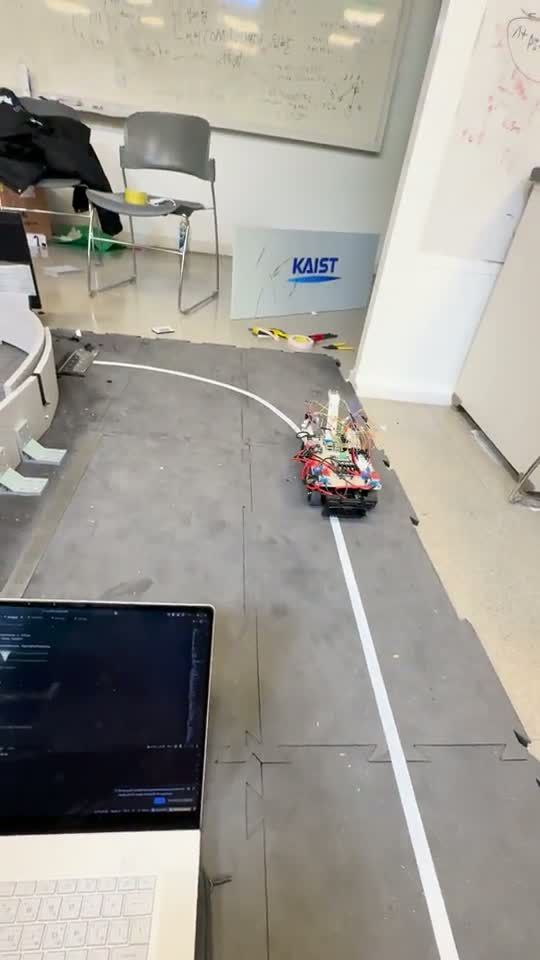
#> input picture assets/video/car-line-poster.jpg, 540 x 960 px
$ python -i derive.py   (imports and definitions only)
#> lines starting #> are read from the running program, lines starting #| are printed output that depends on the picture
"""Turn the curated originals into web assets.

    python3 tools/derive.py

Reads tools/manifest.json, writes assets/img, assets/video and assets/media.json.
Originals are never touched.

Why each step exists:
  * HEIC is 90 of the source files and browsers do not universally accept it.
  * AVIF and WebP cut a photo-led page from tens of megabytes to a couple.
  * Three widths + srcset means a phone never downloads a 1920px file.
  * Each entry carries the image averaged to one hex colour, so a slot is
    never an empty grey box while the real file loads, and nothing reflows.
  * iPhone clips are 10-bit HLG HDR. Browsers cannot decode High 10 profile
    H.264, so anything HDR is tone-mapped to 8-bit SDR bt709 or it plays black.
"""
import json, os, re, subprocess, sys

import cv2
import numpy as np

from PIL import Image, ImageOps
import pillow_heif
# [1 line not run here, left out]

ROOT   = os.path.dirname(os.path.dirname(os.path.abspath(__file__)))
SRC    = 'C:/Users/Belal/Desktop/pics'
IMGDIR = os.path.join(ROOT, 'assets', 'img')
VIDDIR = os.path.join(ROOT, 'assets', 'video')
FFMPEG = 'C:/Program Files/ShareX/ffmpeg.exe'
WIDTHS = (480, 960, 1920)
# Full-bleed images are laid out at 100vw. A 1440px window at 2x device
# pixel ratio asks for 2880px, so capping at 1920 visibly softens them.
BIG_WIDTHS = (480, 960, 1920, 2560)

# [2 lines not run here, left out]


_CASCADE = cv2.CascadeClassifier(
    cv2.data.haarcascades + 'haarcascade_frontalface_default.xml')


def focus(im):
    """Where object-fit:cover should keep in frame, as (x%, y%).

    Any slot narrower or shorter than the photo crops it, and the default
    centre crop happily removes a face that sits high or off to one side. So
    find faces and aim the crop at them; with none, aim slightly above centre,
    which is where subjects usually are.
    """
    a = np.array(im.convert('RGB'))
    small = cv2.resize(a, (min(720, a.shape[1]), int(a.shape[0] * min(720, a.shape[1]) / a.shape[1])))
    grey = cv2.cvtColor(small, cv2.COLOR_RGB2GRAY)
    try:
        faces = _CASCADE.detectMultiScale(grey, 1.15, 5, minSize=(28, 28))
    except Exception:
        faces = []
    if len(faces) == 0:
        return (50, 42)
    # the union of every face, so a group shot keeps all of them
    x0 = min(f[0] for f in faces); y0 = min(f[1] for f in faces)
    x1 = max(f[0] + f[2] for f in faces); y1 = max(f[1] + f[3] for f in faces)
    cx = (x0 + x1) / 2.0 / small.shape[1]
    cy = (y0 + y1) / 2.0 / small.shape[0]
    return (int(round(max(0, min(100, cx * 100)))),
            int(round(max(0, min(100, cy * 100)))))


# [51 lines left out: functions avg_colour, do_image, is_hdr, not called in this run]


ROBOT_ALT = {
    'robot-iso':  'Three-quarter orthographic render of the ROBONEXUS robot: '
                  'mecanum wheels, side panels, chain sprockets and the stereo '
                  'camera, generated from its own URDF and CAD meshes.',
    'robot-side': 'Front elevation render of the ROBONEXUS robot showing the '
                  'wheel track, drive motors, chain loop and a claw hanging from it.',
    'robot-top':  'Plan view render of the ROBONEXUS robot.',
}

TONEMAP = ('zscale=t=linear:npl=100,format=gbrpf32le,zscale=p=bt709,'
           'tonemap=hable:desat=0,zscale=t=bt709:m=bt709:r=tv,format=yuv420p')


# [89 lines left out: functions do_video, main, not called in this run]


# [1 line not run here, left out]

>>> from PIL import Image
>>> picture = Image.open('../assets/video/car-line-poster.jpg')
#> picture is the input picture: PIL image 540x960 RGB; mean R, G, B 158.8, 155.5, 148.4
>>> result = focus(picture)
#> in focus, `grey = cv2.cvtColor(small, cv2.COLOR_RGB2GRAY)`:
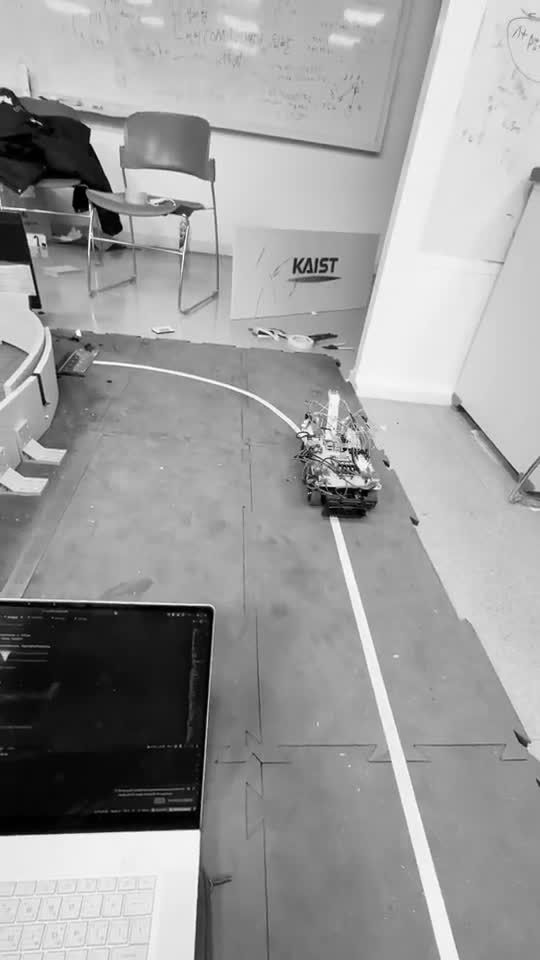
#> grey: shape (960, 540); min 0, max 255, mean 155.7
#> in focus, `faces = _CASCADE.detectMultiScale(grey, 1.15, 5, minSize=(28, 28))`: faces = ()
#> result = (50, 42)

$ run again, on assets/video/drone-flight-poster.jpg
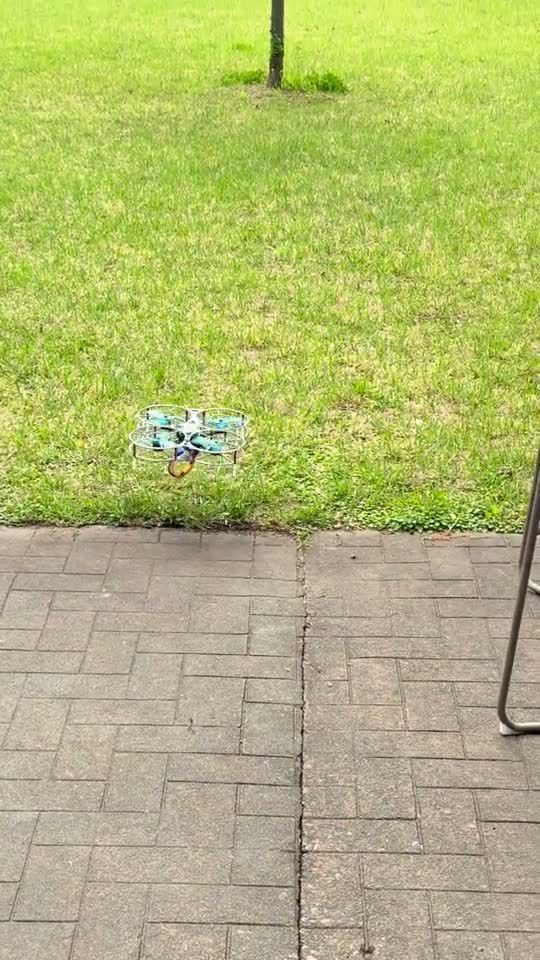
#> input picture assets/video/drone-flight-poster.jpg, 540 x 960 px
#> picture is the input picture: PIL image 540x960 RGB; mean R, G, B 178.4, 183.9, 116.6
#> in focus, `grey = cv2.cvtColor(small, cv2.COLOR_RGB2GRAY)`:
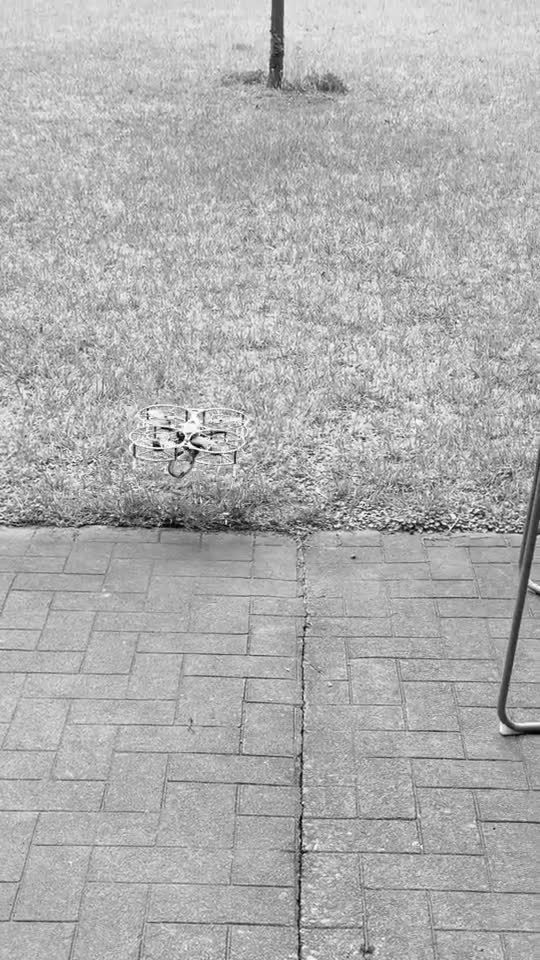
#> grey: shape (960, 540); min 1, max 254, mean 174.6
#> faces = ()
#> result = (50, 42)

$ run again, on assets/video/drone-img-1577-poster.jpg
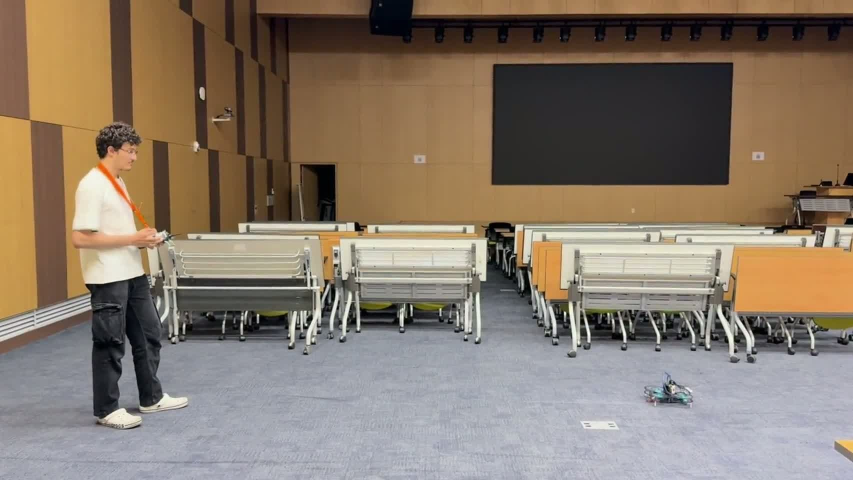
#> input picture assets/video/drone-img-1577-poster.jpg, 1706 x 960 px (shown at 1/2 size)
#> picture is the input picture: PIL image 1706x960 RGB; mean R, G, B 135.4, 121.2, 106.4
#> in focus, `small = cv2.resize(a, (min(720, a.shape[1]), int(a.shape[0] * min(720,..`:
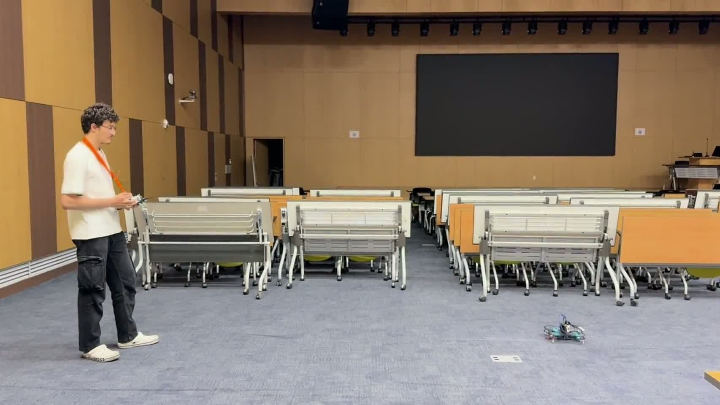
#> small: shape (405, 720, 3); mean R, G, B 135.3, 121.1, 106.3
#> in focus, `grey = cv2.cvtColor(small, cv2.COLOR_RGB2GRAY)`:
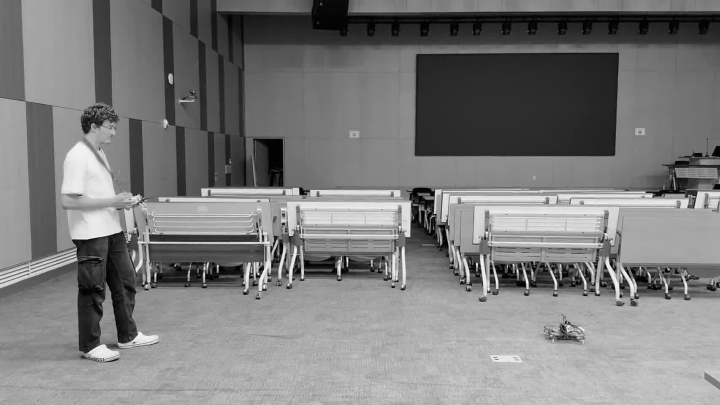
#> grey: shape (405, 720); min 0, max 254, mean 123.7
#> faces = ()
#> result = (50, 42)

$ run again, on assets/video/drone-piloting-poster.jpg
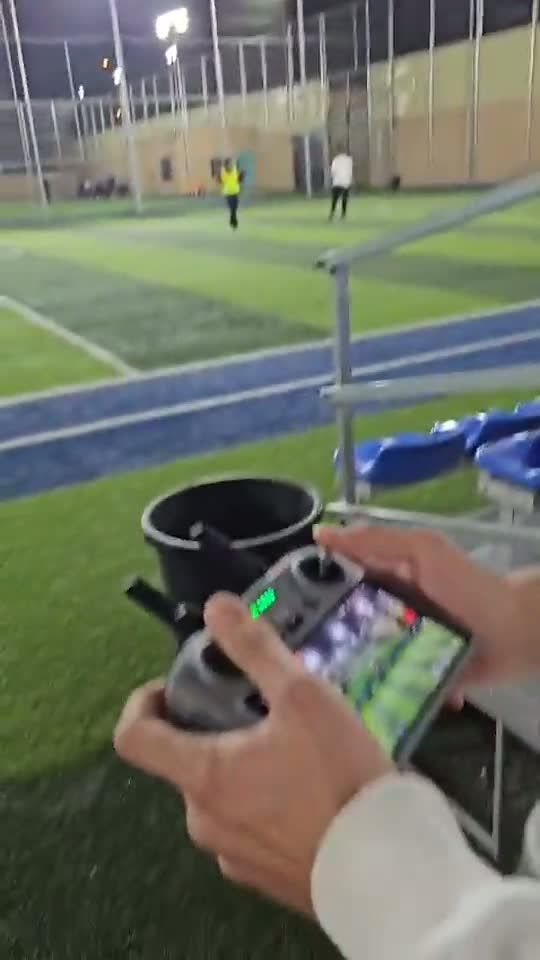
#> input picture assets/video/drone-piloting-poster.jpg, 540 x 960 px
#> picture is the input picture: PIL image 540x960 RGB; mean R, G, B 110.2, 113.9, 99.6
#> in focus, `grey = cv2.cvtColor(small, cv2.COLOR_RGB2GRAY)`:
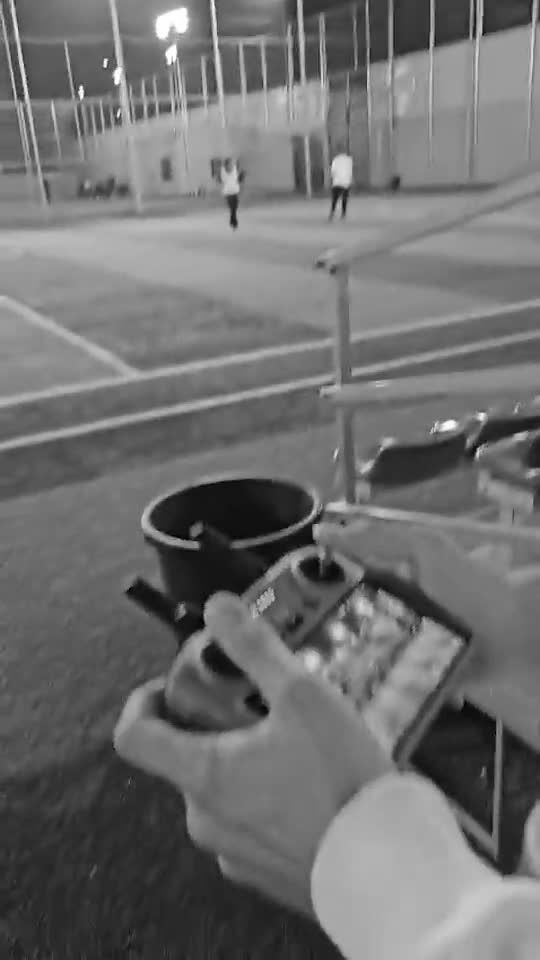
#> grey: shape (960, 540); min 1, max 255, mean 111.2
#> faces = ()
#> result = (50, 42)
